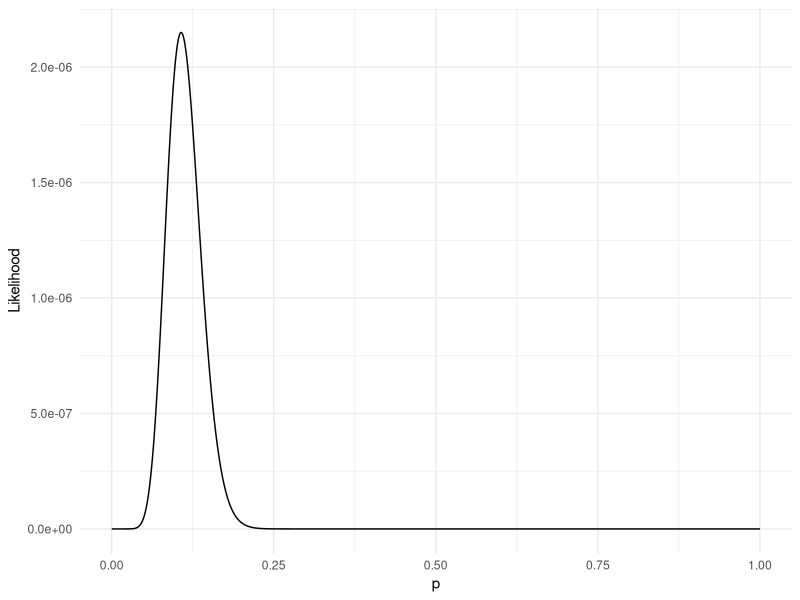
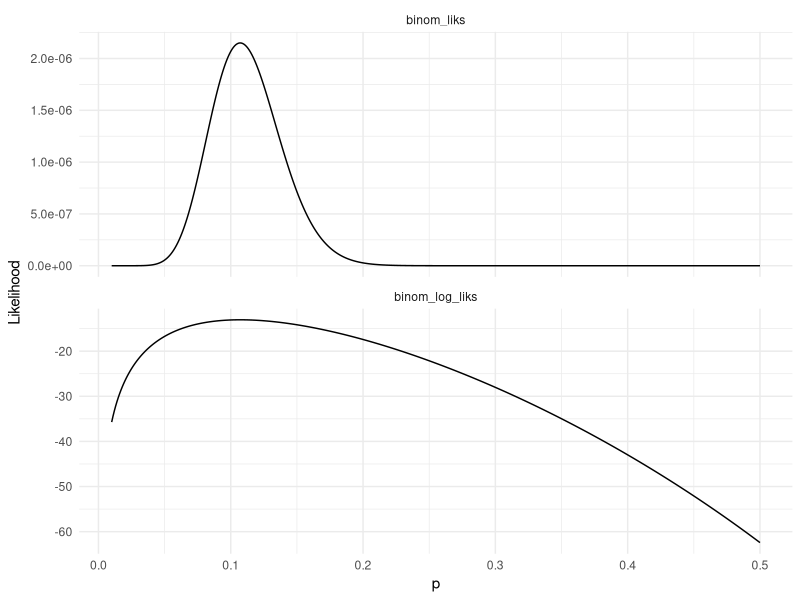
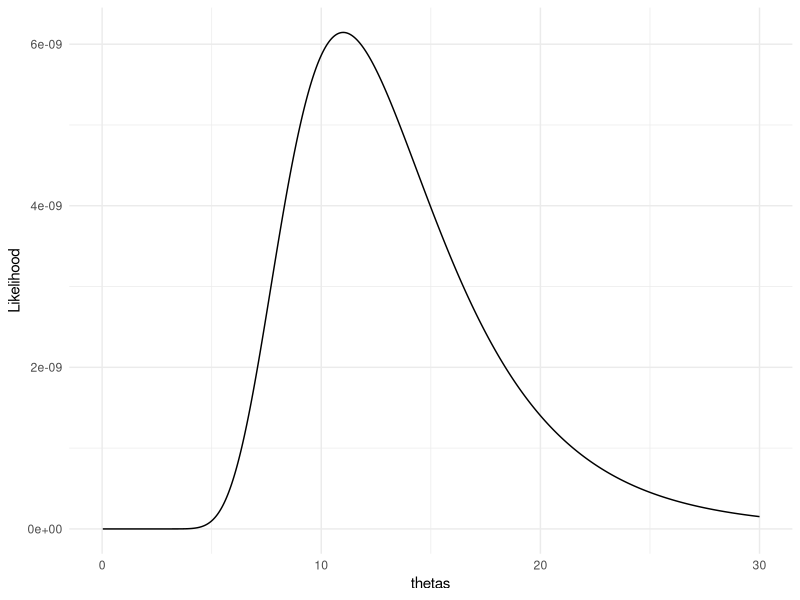
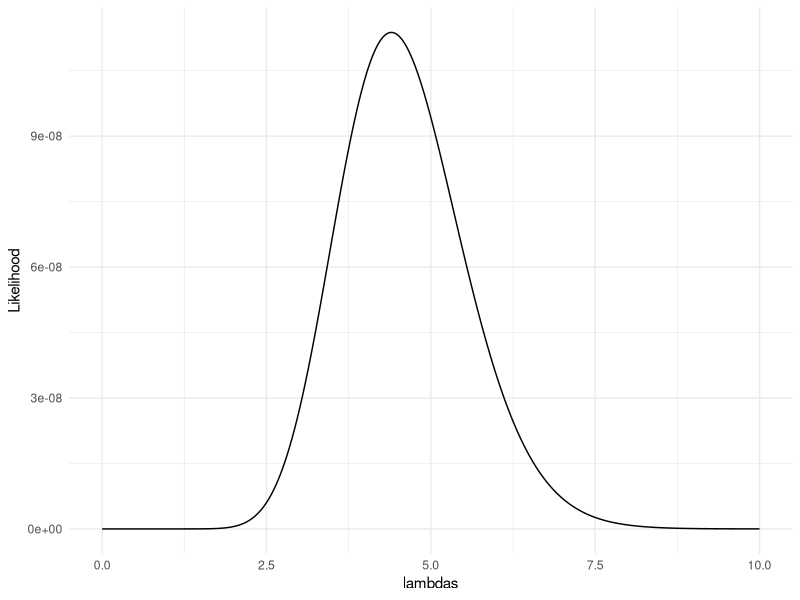
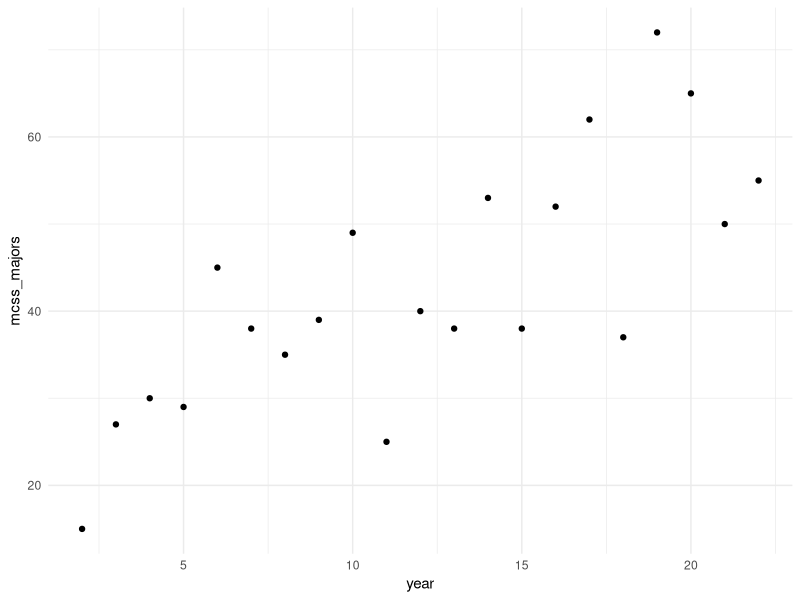

R code for these plots, in order: (Note: a time limit stopped this script after it produced the figures.)
## ---- chunk 1
#| warning: false
#| output: false
library(tidyverse)

## get binomial likelihood for each value of p
## p is a vector of probabilities
## n is a single value for the sample size
## dat is a vector of data

get_binom_lik <- function(p, n, data_vec) {
  
  ## for each value of p, map through the dbinom function for
  ## each data point (and multiply the results at the end to obtain
  ## the likelihood)
  binom_lik <- map_dbl(p,
                       ~ dbinom(x = data_vec, size = n, prob = .x) |>
                         prod() ## like the capital Pi in formula
  )
  
  ## the function returns a vector of likelihoods for each
  ## candidate p (and will be a vector of the same length as p)
  return(binom_lik)
}
## ---- chunk 2
#| output: false
p <- seq(0, 1, by = 0.001)
n <- 20
dat <- c(5, 4, 2, 1, 0, 1, 2)

binom_liks <- get_binom_lik(p = p, n = n, data_vec = dat)

lik_df <- tibble(p, binom_liks)
ggplot(data = lik_df, aes(x = p, y = binom_liks)) +
  geom_line() +
  labs(y = "Likelihood") +
  theme_minimal()
## ---- chunk 3
get_binom_log_lik <- function(p, n, data_vec) {
  
  ## for each value of p, map through the dbinom function for
  ## each data point (and multiply the results at the end to obtain
  ## the likelihood)
  binom_log_lik <- map_dbl(p,
                       ~ dbinom(x = data_vec, size = n, prob = .x,
                                log = TRUE) |>
                         sum() ## like the summation in formula
  )
  
  ## the function returns a vector of likelihoods for each
  ## candidate p (and will be a vector of the same length as p)
  return(binom_log_lik)
}
## ---- chunk 4
#| output: false
p <- seq(0.01, 0.5, by = 0.001)
n <- 20
dat <- c(5, 4, 2, 1, 0, 1, 2)

binom_liks <- get_binom_lik(p = p, n = n, data_vec = dat)
binom_log_liks <- get_binom_log_lik(p = p, n = n, data_vec = dat)

lik_df <- tibble(p, binom_liks, binom_log_liks) |>
  pivot_longer(2:3, names_to = "lik_type", values_to = "L")
ggplot(data = lik_df, aes(x = p, y = L)) +
  geom_line() +
  facet_wrap(~ lik_type, scales = "free_y", nrow = 2) +
  labs(y = "Likelihood") +
  theme_minimal()
## ---- chunk 5
#| output: false

thetas <- seq(0, 30, length.out = 1000)  ## may need to adjust these limits
dat <- c(0.9, 1.5, 2, 4.2, 1.2, 5.2, 6.7, 2.1, 1.5, 2.3)

get_theta_lik <- function(theta, data_vec) {
  ## since there is no "dbinom" equivalent for the unnamed probability model
  ## we have to code f(x \vert \theta) "by hand":
  theta_lik <- map_dbl(theta,
                       ~ ((2 * data_vec / .x) * exp(-data_vec^2 / .x)) |>
                         prod()
  )
  
  return(theta_lik)
}
 
theta_liks <- get_theta_lik(theta = thetas, data_vec = dat)

lik_df <- tibble(thetas, theta_liks)
ggplot(data = lik_df, aes(x = thetas, y = theta_liks)) +
  geom_line() +
  labs(y = "Likelihood") +
  theme_minimal()
## ---- chunk 6
dat <- c(8, 0, 4, 9, 1)
lambdas <- seq(0, 10, length.out = 1000) ## may need to adjust these limits


get_poisson_lik <- function(lambda, data_vec) {
  
  poisson_lik <- map_dbl(lambda,
                         ~ dpois(x = data_vec, lambda = .x) |>
                           prod()
  )
  
  return(poisson_lik)
}

poisson_liks <- get_poisson_lik(lambda = lambdas, data_vec = dat)
lik_df <- tibble(lambdas, poisson_liks)
ggplot(data = lik_df, aes(x = lambdas, y = poisson_liks)) +
  geom_line() +
  labs(y = "Likelihood") +
  theme_minimal()
## ---- chunk 7
#| warning: false
library(tidyverse)
year <- 2:22
mcss_majors <- c(15, 27, 30, 29, 45, 38, 35, 39, 49, 25, 40, 38, 53, 38, 52, 62, 37, 72, 65, 50, 55)
mcss_df <- tibble(year, mcss_majors)
ggplot(data = mcss_df, aes(x = year, y = mcss_majors)) +
  geom_point() +
  theme_minimal()
## ---- chunk 8
# Function to compute the likelihood for simple linear regression
compute_likelihood <- function(intercept, slope, sigma, x, y) {
  # Number of observations
  n <- length(y)
  
  # Compute predicted values
  y_pred <- intercept + slope * x
  
  # Compute residuals
  residuals <- y - y_pred
  
  # Compute the likelihood
  likelihood <- (1 / (sqrt(2 * pi) * sigma)^n) * 
                exp(-sum(residuals^2) / (2 * sigma^2))
  
  return(likelihood)
}

# Compute likelihood once
compute_likelihood(intercept = 20, slope = 2, sigma = 7,
                                 x = mcss_df |> pull(year),
                                 y = mcss_df |> pull(mcss_majors))
## ---- chunk 9
## set up grid of possible values
intercept <- seq(20, 23, length.out = 50)
slope <- seq(1.6, 1.9, length.out = 50)
sigma <- seq(8.5, 9.5, length.out = 50)

grid <- expand_grid(intercept, slope, sigma)

liks <- pmap_dbl(grid, ~ compute_likelihood(..1, ..2, ..3,
                                            x = mcss_df |> pull(year),
                                            y = mcss_df |> pull(mcss_majors)))

likelihood_df <- grid |> mutate(likelihood = liks)
likelihood_df
## ---- chunk 10
ggplot(data = likelihood_df, aes(x = intercept, y = slope)) +
  geom_tile(aes(fill = likelihood)) +
  scale_fill_viridis_c() +
  theme_minimal()
## ---- chunk 11
likelihood_df |> filter(likelihood == max(likelihood))
## ---- chunk 12
lm(mcss_majors ~ year, data = mcss_df) |>
  summary()
## ---- chunk 13
#| warning: false
#| echo: true
#| output: true
library(tidyverse)
n <- 1:20
theta <- 1
mse_mom <- (1 / (3 * n)) * theta^2
mse_mle <- (2 / ((n + 1) * (n + 2))) * theta^2
mse_mle_unb <- (1 / ((n * (n + 2)))) * theta^2

mse_plot <- tibble::tibble(n, mse_mom, mse_mle, mse_mle_unb) |>
  pivot_longer(2:4, names_to = "estimator", values_to = "mse")
ggplot(data = mse_plot, aes(x = n, y = mse)) +
  geom_line(aes(colour = estimator)) +
  theme_minimal() +
  scale_colour_viridis_d()
## ---- chunk 14
#| warning: false
library(tidyverse)
p <- 1 / 4 ## specify probability of success for the simulation

nsim <- 1000 ## specify range of possible ns (how long we will run the simulation)

compute_binom_estimator <- function(p, nsim) {
  
  ## draw nsim different of 0's and 1's
  bernoulli_draws <- rbinom(n = nsim, size = 1, prob = p)

  ## compute the estimator of p
  ## nsim different times (once using a sample of 1 bernoulli, then
  ## using a sample of 2 bernoullis, ....,
  ##  then using a sample of nsim bernoullis)
  
  binom_mle <- map_dbl(1:nsim, ~ sum(bernoulli_draws[1:.x]) / .x)


  ## put all three results into a data frame, along with n
  output_df <- tibble(n = 1:nsim, binom_mle)
  
  return(output_df)
}

plot_df <- compute_binom_estimator(p = p, nsim = nsim)

ggplot(data = plot_df, aes(x = n,
                             y = binom_mle)) +
  geom_line() +
  geom_hline(yintercept = p, linetype = 2) +
  theme_minimal() +
  labs(x = "n (Sample Size)",
       caption = "Dotted Line Shows True Value of p")
## ---- chunk 15
#| output: false

theta <- 10  ## specify an upper bound for our uniform model
## recall that the lower bound is known and is equal to 0

nsim <- 1000 ## specify range of possible sample sizes (how long we will run the simulation)

## compute each estimator of theta using adjusted MLE, MLE, and MOM
compute_unif_estimators <- function(theta, nsim) {
  
  unif_draws <- runif(n = nsim, min = 0, max = theta)

  ## compute the method of moment estimator 
  ## nsim different times (once using a sample of size 1, then
  ## using a sample of size 2, ...., then using a sample of size nsim)
  unif_mom <- map_dbl(1:nsim, ~ 2 * mean(unif_draws[1:.x]))
  
  ## same type of computation for MLE
  unif_mle <- map_dbl(1:nsim, ~ max(unif_draws[1:.x]))
  
  ## same type of computation for adjusted MLE
  unif_mle_adj <- map_dbl(1:nsim,
                          ~ ((.x + 1) / .x) * max(unif_draws[1:.x]))

  ## put all three results into a data frame, along with n
  output_df <- tibble(n = 1:nsim, 
         unif_mom, unif_mle, unif_mle_adj)
  
  return(output_df)
}

plot_df <- compute_unif_estimators(theta = theta, nsim = nsim)
## ---- chunk 16
#| output: true
## do some DATA/STAT 234-type Work to make the plot

plot_long <- plot_df |> pivot_longer(cols = starts_with("unif"),
                                     names_to = "Estimator",
                                     values_to = "theta_estimate")
ggplot(data = plot_long, aes(x = n,
                             y = theta_estimate,
                             colour = Estimator)) +
  geom_line() +
  geom_hline(yintercept = theta, linetype = 2) +
  scale_colour_viridis_d(end = 0.9) +
  theme_minimal() +
  labs(x = "n (Sample Size)",
       caption = "Dotted Line Shows True Value of Theta")
